Frame 1 (no input): blank canvas, image omitted
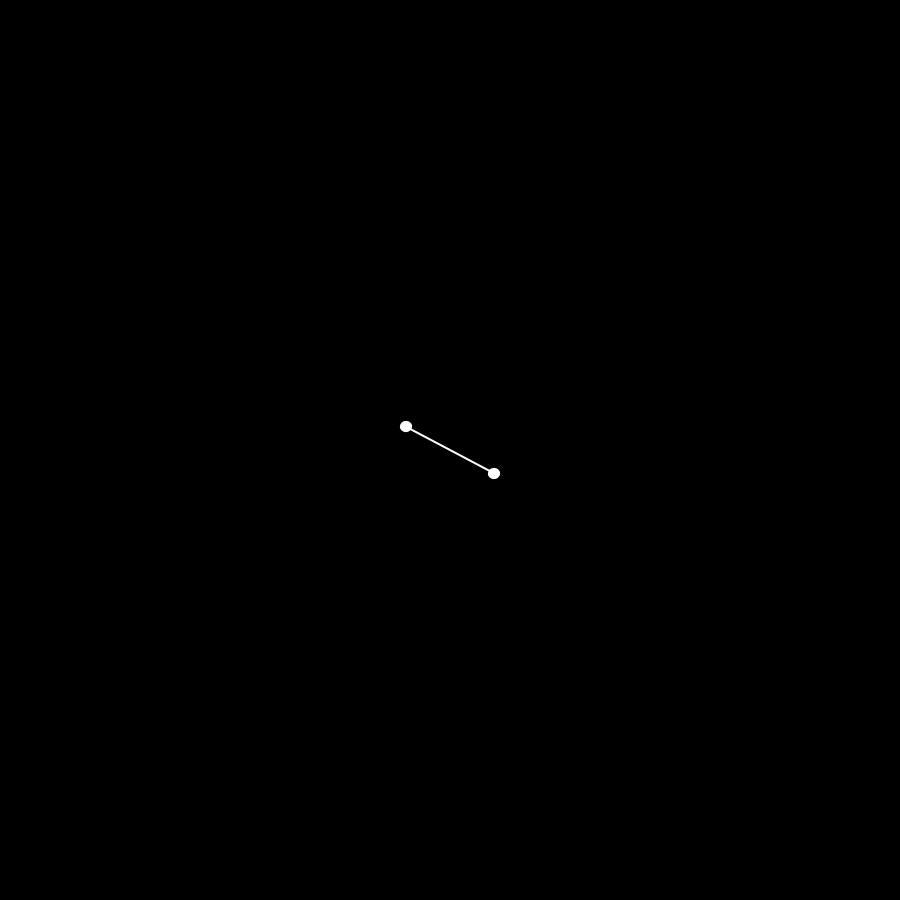
Frame 60 (the mouse pressed at the canvas centre just before this capture)
Frame 120 (the mouse held since frame 60 and released just before this capture): blank canvas, image omitted

The Processing sketch that drew this single still picture (run headless with seeded random() and noise(); from frame 60 on, the mouse is pressed at the canvas centre):

// Processing sketch: exercise_3_1
// ── exercise_3_1.pde
Objeto o;
float ang;

void setup() {
  size(900,900);
  background(0);
  
  o = new Objeto();
  ang = 0;
}

void draw() {
  background(0);
  translate(width/2,height/2);
  rotate(radians(ang));
  o.display();
  ang+=2;
}

// ── Objeto.pde
class Objeto {
  
  
  
  Objeto() {
    
  }
  
  void display() {
    stroke(255);
    strokeWeight(2);
    fill(255);
    circle(0,-50,10);
    line(0,-50,0,50);
    circle(0,50,10);
  }
  
}
